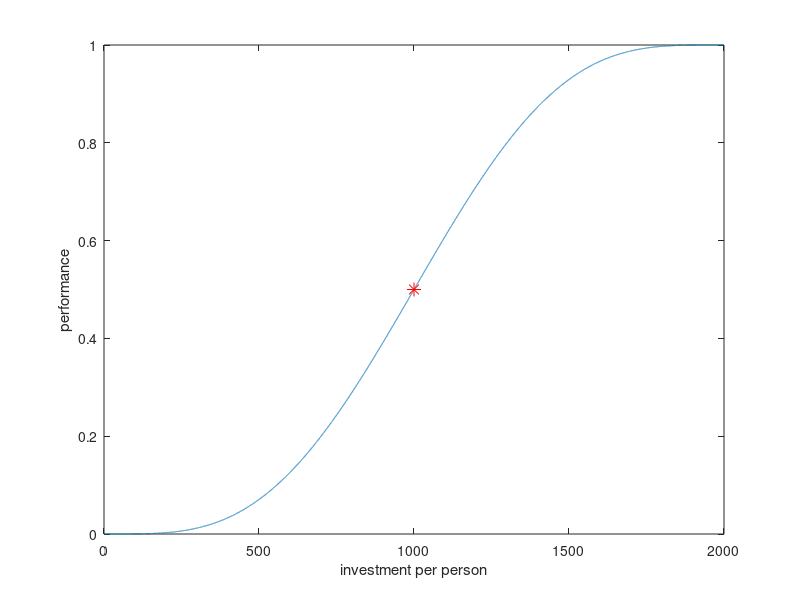

Reproduce this figure in MATLAB.
close all;
u=1000;
x=0:0.1:2000;
ss=(-1/7*(x./u-1).^7+3/5*(x./u-1).^5-(x./u-1).^3+(x./u-1)+16/35)*35/32;
plot(x,ss)
hold on;
plot(1000,0.5,'*r','markersize',10)
xlabel('investment per person');
ylabel('performance');